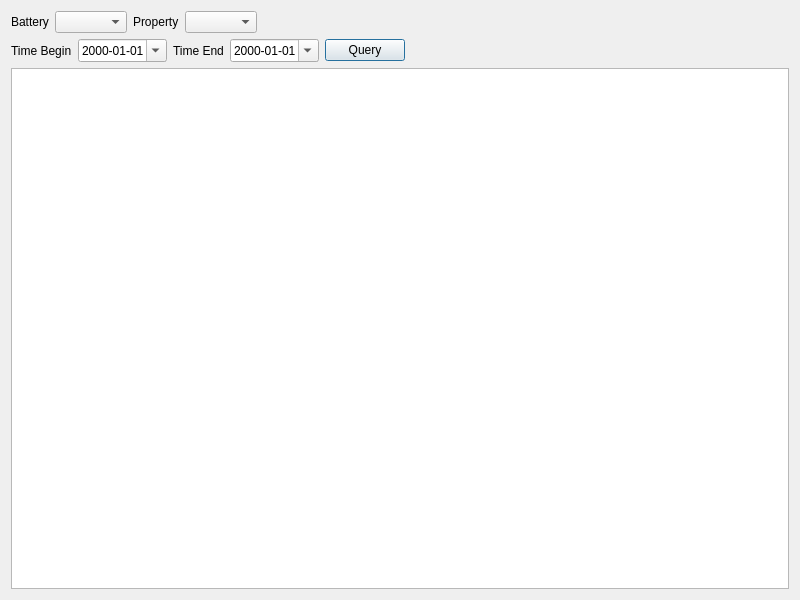
<?xml version="1.0" encoding="UTF-8"?>
<ui version="4.0">
 <class>DialogRecordChart</class>
 <widget class="QDialog" name="DialogRecordChart">
  <property name="geometry">
   <rect>
    <x>0</x>
    <y>0</y>
    <width>800</width>
    <height>600</height>
   </rect>
  </property>
  <property name="windowTitle">
   <string>Dialog</string>
  </property>
  <property name="sizeGripEnabled">
   <bool>false</bool>
  </property>
  <layout class="QVBoxLayout" name="verticalLayout">
   <item>
    <layout class="QHBoxLayout" name="horizontalLayout">
     <item>
      <widget class="QLabel" name="label">
       <property name="text">
        <string>Battery</string>
       </property>
      </widget>
     </item>
     <item>
      <widget class="QComboBox" name="combxBattery"/>
     </item>
     <item>
      <widget class="QLabel" name="label_2">
       <property name="text">
        <string>Property</string>
       </property>
      </widget>
     </item>
     <item>
      <widget class="QComboBox" name="combxProperty"/>
     </item>
     <item>
      <spacer name="horizontalSpacer">
       <property name="orientation">
        <enum>Qt::Horizontal</enum>
       </property>
       <property name="sizeHint" stdset="0">
        <size>
         <width>40</width>
         <height>20</height>
        </size>
       </property>
      </spacer>
     </item>
    </layout>
   </item>
   <item>
    <layout class="QHBoxLayout" name="horizontalLayout_2">
     <item>
      <widget class="QLabel" name="label_3">
       <property name="text">
        <string>Time Begin</string>
       </property>
      </widget>
     </item>
     <item>
      <widget class="QDateEdit" name="dateEditBegin">
       <property name="displayFormat">
        <string>yyyy-MM-dd</string>
       </property>
       <property name="calendarPopup">
        <bool>true</bool>
       </property>
      </widget>
     </item>
     <item>
      <widget class="QLabel" name="label_4">
       <property name="text">
        <string>Time End</string>
       </property>
      </widget>
     </item>
     <item>
      <widget class="QDateEdit" name="dateEditEnd">
       <property name="displayFormat">
        <string>yyyy-MM-dd</string>
       </property>
       <property name="calendarPopup">
        <bool>true</bool>
       </property>
      </widget>
     </item>
     <item>
      <widget class="QPushButton" name="btnQuery">
       <property name="text">
        <string>Query</string>
       </property>
      </widget>
     </item>
     <item>
      <spacer name="horizontalSpacer_2">
       <property name="orientation">
        <enum>Qt::Horizontal</enum>
       </property>
       <property name="sizeHint" stdset="0">
        <size>
         <width>40</width>
         <height>20</height>
        </size>
       </property>
      </spacer>
     </item>
    </layout>
   </item>
   <item>
    <widget class="QChartViewBattery" name="chartView"/>
   </item>
  </layout>
 </widget>
 <customwidgets>
  <customwidget>
   <class>QChartViewBattery</class>
   <extends>QGraphicsView</extends>
   <header>qchartviewbattery.h</header>
  </customwidget>
 </customwidgets>
 <resources/>
 <connections/>
</ui>
